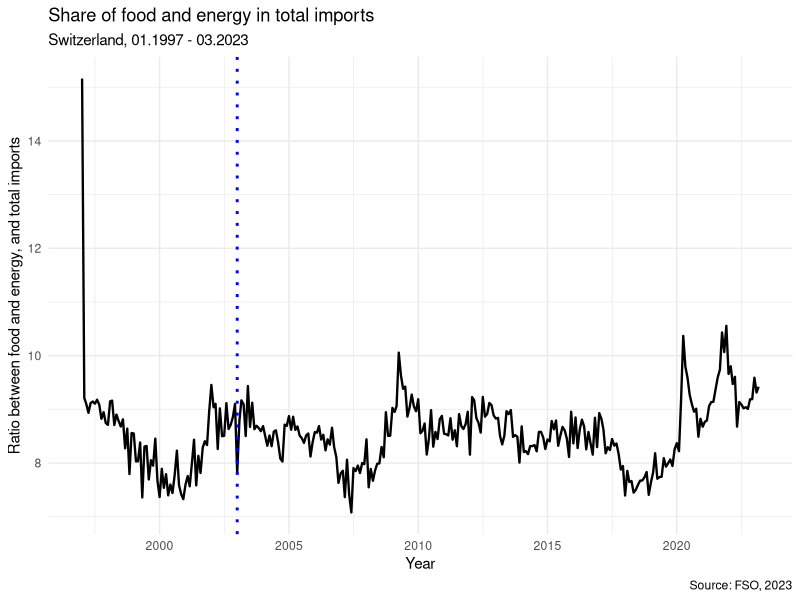
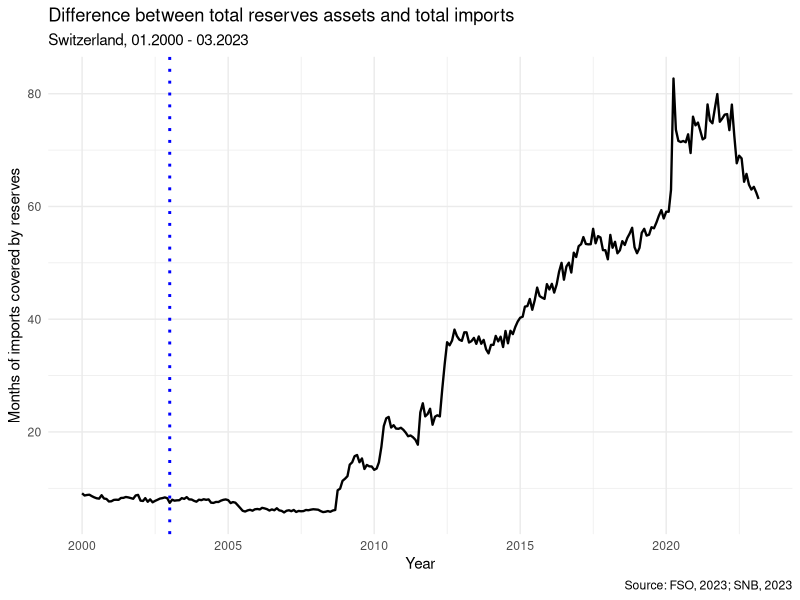
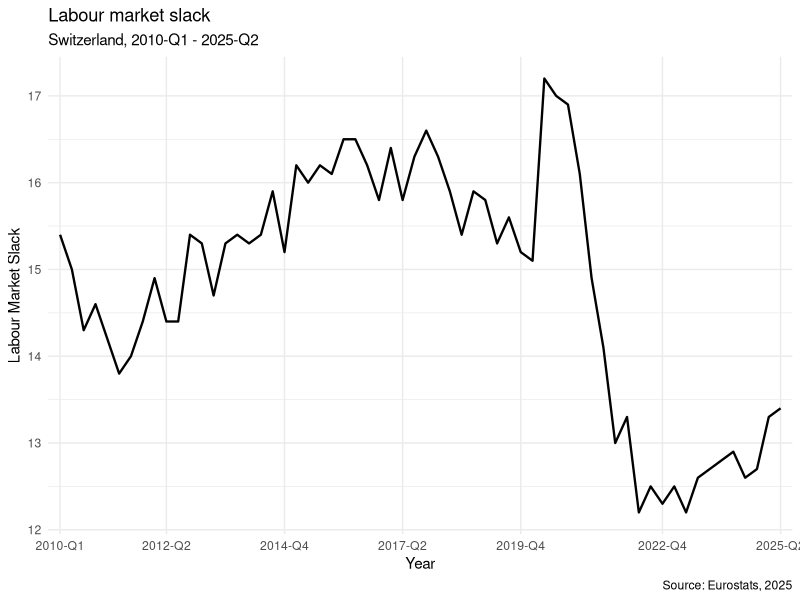
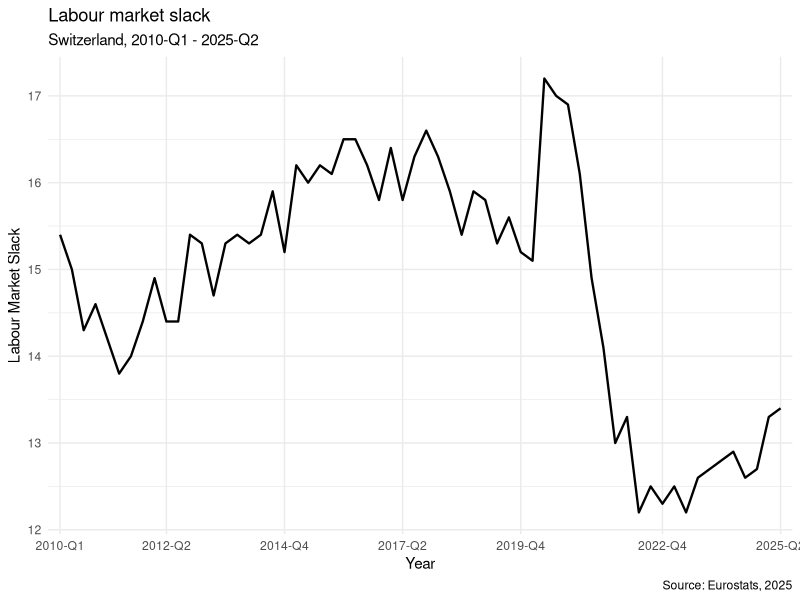

Recreate these plots in R, in order.
# Load libraries 
library(readxl)
library(ggplot2)
library(tidyverse)
library(tidyr)
library(lubridate)

#Open database
df <- read_xlsx("relativefiscalspace.xlsx")


# Create variable for the ratio between key imports (food, beverages and energy) and total imports

df$ratiofood <- (df$foodenergy / df$totalimports) * 100
# Extract the year from the date and convert it to numeric
df$Year <- as.Date(df$year, format = "%Y-%m-%d")
df$NumericYear <- as.numeric(substr(df$year, 1995, 2022))

# Convert the year of interest to a date
vline_date <- as.Date("2003-01-01")
# Graph for the import dependence 

ggplot(data = df, aes(x=Year, y=ratiofood)) +
  geom_line(size=0.8) +
  theme(plot.title = element_text(hjust=0.5, size=10), legend.position="bottom") +
  geom_vline(xintercept= vline_date, linetype ="dotted", color = "blue",
             size = 1) + 
  labs(title="Share of food and energy in total imports",
       subtitle = "Switzerland, 01.1997 - 03.2023",
       x="Year",
       y="Ratio between food and energy, and total imports",
       caption = "Source: FSO, 2023") + 
  theme_minimal()
# Create a variable for the ratio between total reserves and imports
df$ratioimport <- (df$totalreserves / df$totalimports)

# Correct the problem of missing data with na.omit(df) : 
start_date <- as.Date("2000-01-01")
df_subset <- df[df$Year >= start_date, ]

####################### A faire !! 
summary(df)
# Graph for the total reserves compared to imports
ggplot(data = df_subset, aes(x=Year, y=ratioimport)) + 
  geom_line(size=0.8) + 
  theme(plot.title= element_text(hjust=0.5, size=10), legend.position="bottom") + 
  geom_vline(xintercept=vline_date, linetype="dotted", color ="blue",
             size = 1) + 
  labs(title= "Difference between total reserves assets and total imports",
       subtitle = "Switzerland, 01.2000 - 03.2023",
       x="Year",
       y="Months of imports covered by reserves", 
       caption = "Source: FSO, 2023; SNB, 2023") +
  theme_minimal()

#############################################

# Load data for labour market slack
dff <- read_xlsx("labourmarketslack.xlsx")

lms <- ggplot(data = dff, aes(x = year, y = slack, group = 1)) +
  geom_line(size=0.8) +
  theme(
    plot.title = element_text(hjust = 0.5, size = 25, face = "bold"), 
    legend.position = "bottom",
    axis.text.x = element_text(angle = 90, vjust = 0.5, hjust = 1)
    ) +
  scale_x_discrete(
    breaks = c("2010-Q1", "2012-Q2", "2014-Q4", "2017-Q2", "2019-Q4", "2022-Q4", "2025-Q2"),
    expand = expansion(add = c(1, 1))  # Ajoute 1 unité d'espace à gauche et à droite
  ) +
  labs(
    title = "Labour market slack",
    subtitle = "Switzerland, 2010-Q1 - 2025-Q2",
    x = "Year",
    y = "Labour Market Slack",
    caption = "Source: Eurostats, 2025"
  ) +
  theme_minimal()
print(lms)  
ggsave("labourmarketslack.jpg", width = 18, height = 15, units = "cm")
